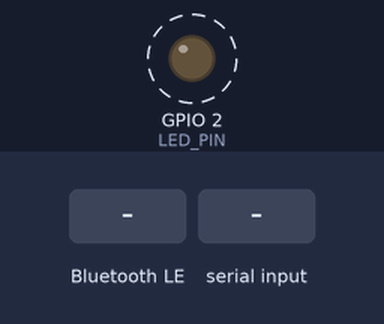
A sketch run on a simulated ESP32. On the bench: output pins drawn as LEDs (lit = HIGH). Dashed ring = blinking. The inputs (shaded band) are chosen by the test bench. Nothing arrives over Bluetooth unless stated; a phone connects over Bluetooth LE 3 s after start; what the sketch prints to the serial monitor is not drawn.

Above: at 1.2 s.
1.3 s: Bluetooth LE write "1" received
3.6 s: Bluetooth LE write "1" received
5.1 s: "1" received over the second serial link
At 5.6 s:
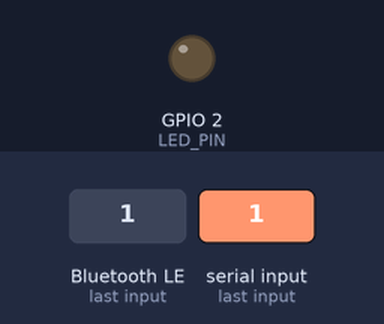
Timing chart, 0 to 8.1 s (numbered marks = the images above; inputs shaded):
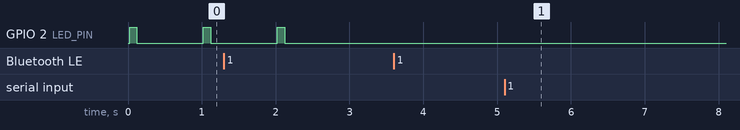

Measured:
- after the input at 3.6 s, every drawn part: stays the same
- after the input at 5.1 s, every drawn part: stays the same

The sketch:

GPS_BLE_Notify_Read_Write.ino
```cpp
#include <BLEDevice.h>
#include <BLEServer.h>
#include <BLEUtils.h>
#include <BLE2902.h>
#include <HardwareSerial.h>
#include <Streaming.h>

#define LED_PIN GPIO_NUM_2

#define RX1 GPIO_NUM_32   //  GPS TX
#define TX1 GPIO_NUM_33   //  GPS RX

#define RX2 GPIO_NUM_25   //  SIM800L TX
#define TX2 GPIO_NUM_26   //  SIM800L RX

HardwareSerial GpsUart(1);

BLEServer* pServer = NULL;
BLECharacteristic * pLatCharacteristic = NULL, * pLngCharacteristic = NULL;
bool  deviceConnected = false,
      oldDeviceConnected = false,
      ledState = false;
uint32_t value = 0;

// See the following for generating UUIDs:
// https://www.uuidgenerator.net/

#define GPS_SERVICE_UUID            "00001819-0000-1000-8000-00805f9b34f1"
#define GPS_LAT_CHARACTERISTIC_UUID "00002aae-0000-1000-8000-00805f9b34fb"
#define GPS_LNG_CHARACTERISTIC_UUID "00002aaf-0000-1000-8000-00805f9b34fb"

const unsigned char UBX_HEADER[] = { 0xB5, 0x62 };

struct NAV_POSLLH {
  // Type         Name             Unit     Description (scaling)
  unsigned char   cls;
  unsigned char   id;
  unsigned short  len;
  unsigned long   iTOW;         // ms       GPS time of week of the navigation epoch. See the description of iTOW for details
  long            lon = 0;      // deg      Longitude (1e-7)
  long            lat = 0;      // deg      Latitude (1e-7)
  long            height = 0;   // mm       Height above ellipsoid
  long            hMSL;         // mm       Height above mean sea level
  unsigned long   hAcc;         // mm       Horizontal accuracy estimate
  unsigned long   vAcc;         // mm       Vertical accuracy estimate

};

struct NAV_SOL {
  // Type         Name           Unit     Description (scaling)
  unsigned char   cls;
  unsigned char   id;
  unsigned short  len;
  unsigned long   iTOW;       // ms       GPS time of week of the navigation epoch. See the description of iTOW for details
  long            fTOW;       // ns       Fractional part of iTOW (range: +/-500000). The precise GPS time of week in
                              //          seconds is: (iTOW * 1e-3) + (fTOW * 1e-9)
  short           week;       // weeks    GPS week number of the navigation epoch
  unsigned char   gpsFix;     // -        GPSfix Type, range 0..5
  char            flags;      // -        Fix Status Flags (see graphic below)
  long            ecefX;      // cm       ECEF X coordinate
  long            ecefY;      // cm       ECEF Y coordinate
  long            ecefZ;      // cm       ECEF Z coordinate
  unsigned long   pAcc;       // cm       3D Position Accuracy Estimate
  long            ecefVX;     // cm/s     ECEF X velocity
  long            ecefVY;     // cm/s     ECEF Y velocity
  long            ecefVZ;     // cm/s     ECEF Z velocity
  unsigned long   sAcc;       // cm/s     Speed Accuracy Estimate
  unsigned short  pDOP;       // -        Position DOP (0.01)
  unsigned char   reserved1;  // -        Reserved
  unsigned char   numSV;      // -        Number of satellites used in Nav Solution
  unsigned long   reserved2;  // -        Reserved
};

NAV_SOL Sol;
NAV_POSLLH Posllh;

void calcChecksum(unsigned char* CK) {
  memset(CK, 0, 2);
  for (int i = 0; i < (int)sizeof(NAV_POSLLH); i++) {
    CK[0] += ((unsigned char*)(&Posllh))[i];
    CK[1] += CK[0];
  }
}

bool processGPS(uint8_t data_struct) {
  static int fpos = 0;
  static unsigned char checksum[2];
  int payloadSize = 0;
  switch(data_struct){
    case 0:
      payloadSize = sizeof(NAV_POSLLH);
      GpsUart<<_HEX(0x01)<<_HEX(0x02);
      break;
    case 1:
      payloadSize = sizeof(NAV_SOL);
      GpsUart<<_HEX(0x01)<<_HEX(0x02);
      break;
  }
  // sizeof(NAV_POSLLH); // 28 bytes
  // sizeof(NAV_SOL); // 52 bytes
  while (!GpsUart.available());
  while ( GpsUart.available()){
    byte c = GpsUart.read();
    if ( fpos < 2 ){
      if ( c == UBX_HEADER[fpos] )
        fpos++;
      else
        fpos = 0;
    }
    // Sync with header after success.
    else{
      // Put the byte read to a particular address of this object which depends on the carriage position.
      if ( (fpos - 2) < payloadSize )
        ((unsigned char*)(&Posllh))[fpos - 2] = c;
      // Move the carriage forward.
      fpos++;

      // Carriage is at the first checksum byte, we can calculate our checksum, but not compare, because this byte is
      // not read.
      if ( fpos == (payloadSize + 2) ) {
        calcChecksum(checksum);
      }
      // Carriage is at the second checksum byte, but only the first byte of checksum read, check if it equals to
      // ours.
      else if ( fpos == (payloadSize + 3) ) {
        // Reset if not correct.
        if ( c != checksum[0] )
          fpos = 0;
      }
      // Carriage is after the second checksum byte, which has been read, check if it equals to ours.
      else if ( fpos == (payloadSize + 4) ) {
        // Reset the carriage.
        fpos = 0;
        // The readings are correct and filled the object, return true.
        if ( c == checksum[1] ) {
          return true;
        }
      }
      // Reset the carriage if it is out of a packet.
      else if ( fpos > (payloadSize + 4) ) {
        fpos = 0;
      }
    }
  }
  return false;
}

class GpsLatCharacteristicCallbacks: public BLECharacteristicCallbacks {
  void onWrite(BLECharacteristic* pCharacteristic){
    //Serial<<"Lat Set to:"<< pCharacteristic->getValue() << endl;
    std::string Lat = pCharacteristic->getValue();
    //ESP_LOGI(Lat);
    Lat += " N";
    uint8_t i = 0;
    while(Lat.length()>i){
     Serial<< Lat[i];
     i++;
    }
    Serial<< endl;
    pCharacteristic->notify();
  }
};

class GpsLonCharacteristicCallbacks: public BLECharacteristicCallbacks {
  void onWrite(BLECharacteristic* pCharacteristic){
    //Serial<<"Lon Set to:"<< pCharacteristic->getValue();
    std::string Lon = pCharacteristic->getValue();
    //ESP_LOGI(Lon);
    Lon += " E";
    uint8_t i = 0;
    while(Lon.length()>i){
     Serial<< Lon[i];
     i++;
    }
    Serial<< endl;
    pCharacteristic->notify();
  }
};

class MyServerCallbacks: public BLEServerCallbacks {
  void onConnect(BLEServer* pServer) {
    deviceConnected = true;
  }

  void onDisconnect(BLEServer* pServer) {
    deviceConnected = false;
  }
};

void setup() {
  Serial.begin(115200);
  GpsUart.begin(9600, SERIAL_8N1, RX1, TX1);
  pinMode(LED_PIN, OUTPUT);
  // Create the BLE Device
  BLEDevice::init("ESP32");
  // Create the BLE Server
  pServer = BLEDevice::createServer();
  pServer->setCallbacks(new MyServerCallbacks());

  // Create the BLE Service
  BLEService *pGpsService = pServer->createService( GPS_SERVICE_UUID );

  // Create a BLE Characteristic
  pLatCharacteristic = pGpsService->createCharacteristic(
                      GPS_LAT_CHARACTERISTIC_UUID,
                      BLECharacteristic::PROPERTY_WRITE  |
                      BLECharacteristic::PROPERTY_READ   |
                      BLECharacteristic::PROPERTY_NOTIFY |
                      BLECharacteristic::PROPERTY_INDICATE
                    );

  pLngCharacteristic = pGpsService->createCharacteristic(
                      GPS_LNG_CHARACTERISTIC_UUID,
                      BLECharacteristic::PROPERTY_WRITE  |
                      BLECharacteristic::PROPERTY_READ   |
                      BLECharacteristic::PROPERTY_NOTIFY |
                      BLECharacteristic::PROPERTY_INDICATE
                    );

  pLatCharacteristic->addDescriptor(new BLE2902());
  pLngCharacteristic->addDescriptor(new BLE2902());

  // Start the service
  pGpsService->start();
  delay(10);

  // Start advertising
  BLEAdvertising *pAdvertising = BLEDevice::getAdvertising();
  pAdvertising->addServiceUUID(GPS_SERVICE_UUID);
  pAdvertising->setScanResponse(false);
  pAdvertising->setMinPreferred(0x0);  // set value to 0x00 to not advertise this parameter
  pLatCharacteristic->setCallbacks(new GpsLatCharacteristicCallbacks());
  pLngCharacteristic->setCallbacks(new GpsLonCharacteristicCallbacks());
  BLEDevice::startAdvertising();
  deviceConnected = false;
  delay(10);
  Serial<< F("--> Waiting a client connection to notify them.") << endl;
}

void loop() {
  // Connecting
  if (deviceConnected && !oldDeviceConnected) {
    // do stuff here on connecting
    oldDeviceConnected = deviceConnected; // oldDeviceConnected = true
    Serial<< F("--> Connecting\n");
  }
  // Disconnecting
  if (!deviceConnected && oldDeviceConnected) {
    delay(200); // give the bluetooth stack the chance to get things ready
    Serial<< ".";
    delay(200);
    Serial<< ".";
    delay(200);
    Serial<< "." << endl;
    pServer->startAdvertising(); // restart advertising
    Serial<< F("--> Start Advertising Device Name") << endl;
    oldDeviceConnected = deviceConnected; // oldDeviceConnected = false
  }
  // Wait for connection
  if(!deviceConnected){
    Serial<< F("--> Waiting for connection");
    while(!deviceConnected){
      if( GpsUart.available() ) GpsUart.flush();
      digitalWrite(LED_PIN, ledState^=1);
      if(ledState) delay(100);
      else{
        delay(900);
        Serial<<(".");
      }
//      delay((ledState) ? 100 : 2900);
    }
    Serial<<endl;
    digitalWrite(LED_PIN, LOW);
    GpsUart.flush();
  }
  // Notify changed value
  if (deviceConnected && processGPS(0)) {
    digitalWrite(LED_PIN, HIGH);
    String Lat = String(Posllh.lat/10000000) + "." + String(Posllh.lat%10000000);
    String Lon = String(Posllh.lon/10000000) + "." + String(Posllh.lon%10000000);
    Serial<< "Lat: " << Lat << F(" N  ") << "Lon: " << Lon << F(" E") << endl;
    pLatCharacteristic->setValue(Lat.c_str());
    pLngCharacteristic->setValue(Lon.c_str());
    pLatCharacteristic->notify();
    pLngCharacteristic->notify();
    delay(100); // bluetooth stack will go into congestion, if too many packets are sent, in 6 hours test i was able to go as low as 3ms
    digitalWrite(LED_PIN, LOW);
    delay(400);
  }
}
```
